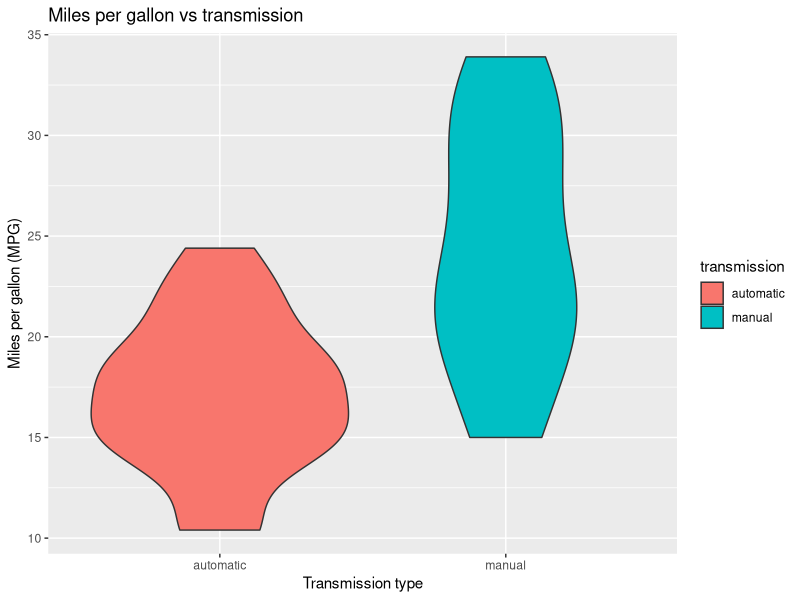
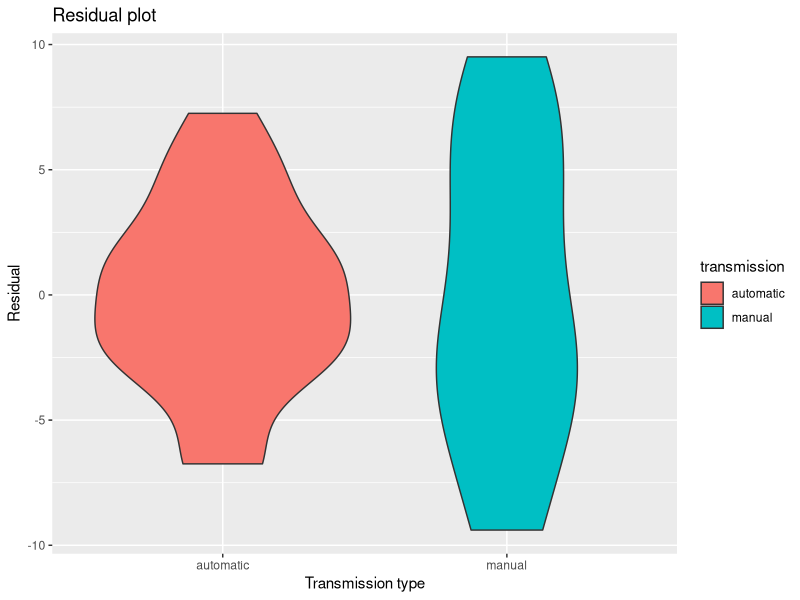
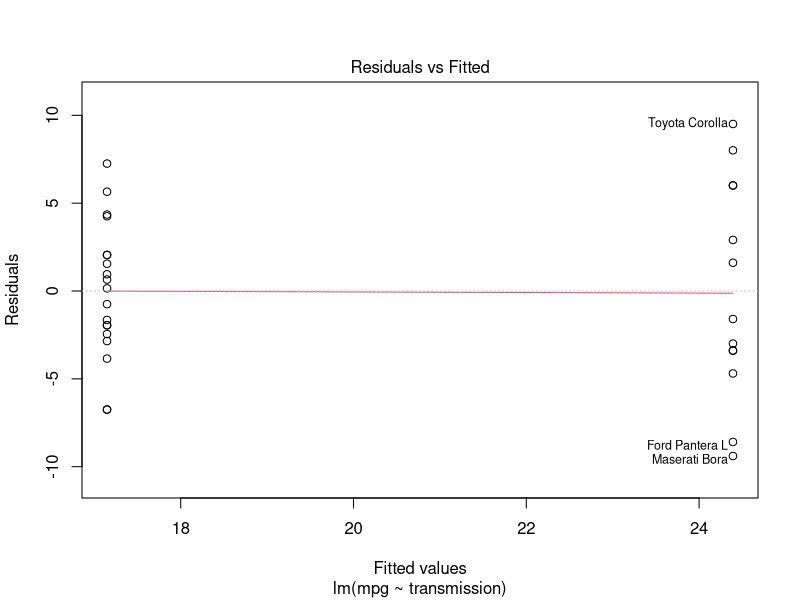
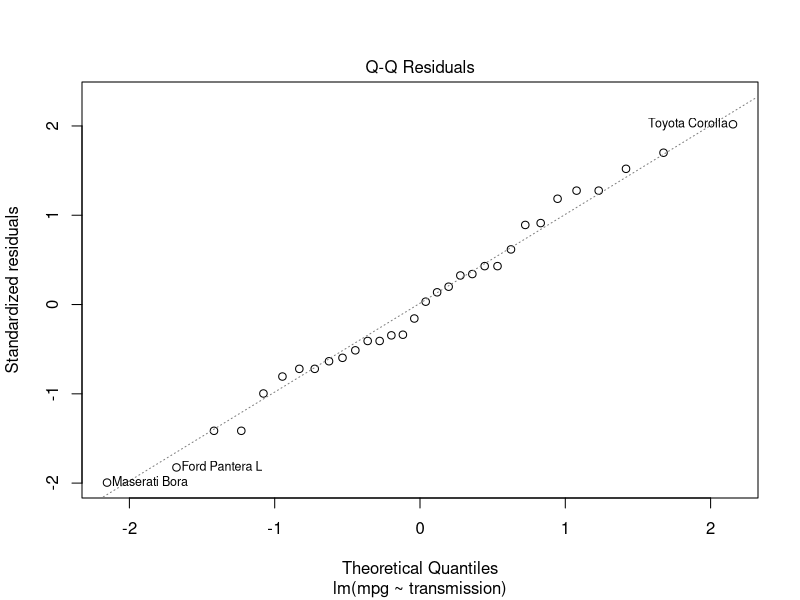
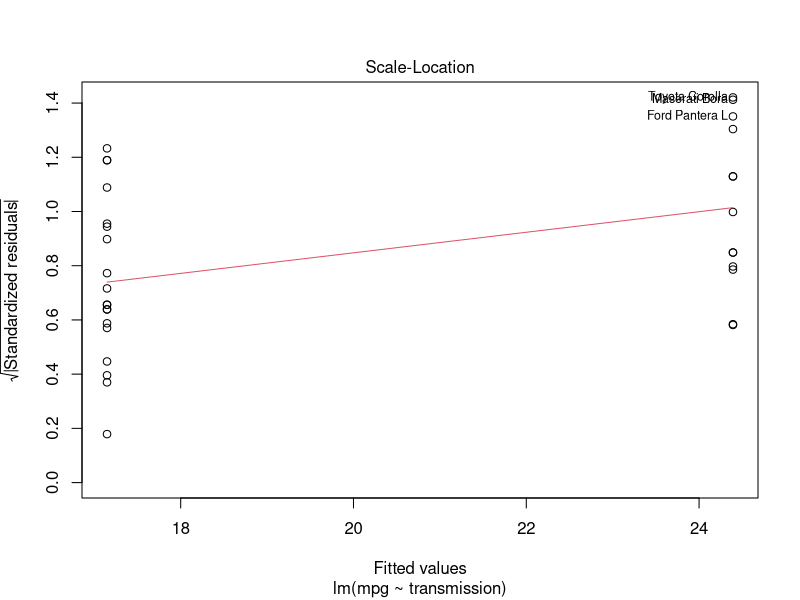
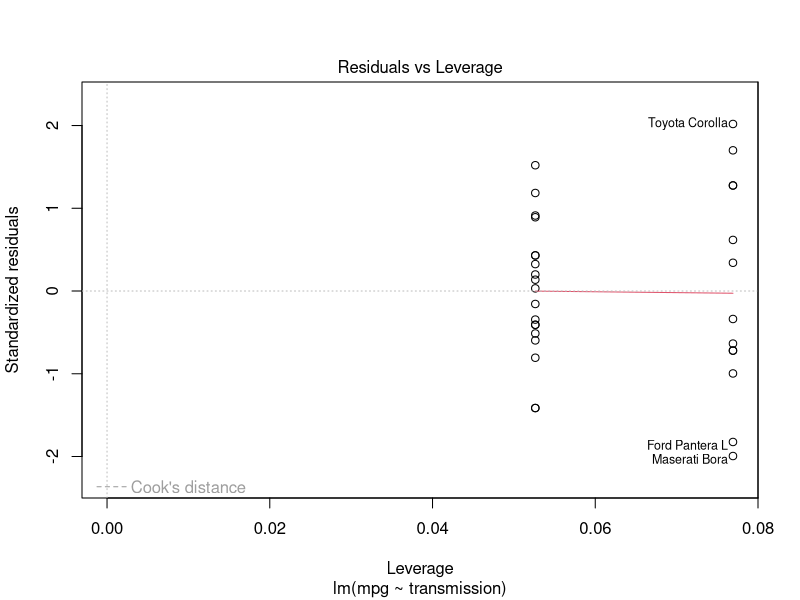
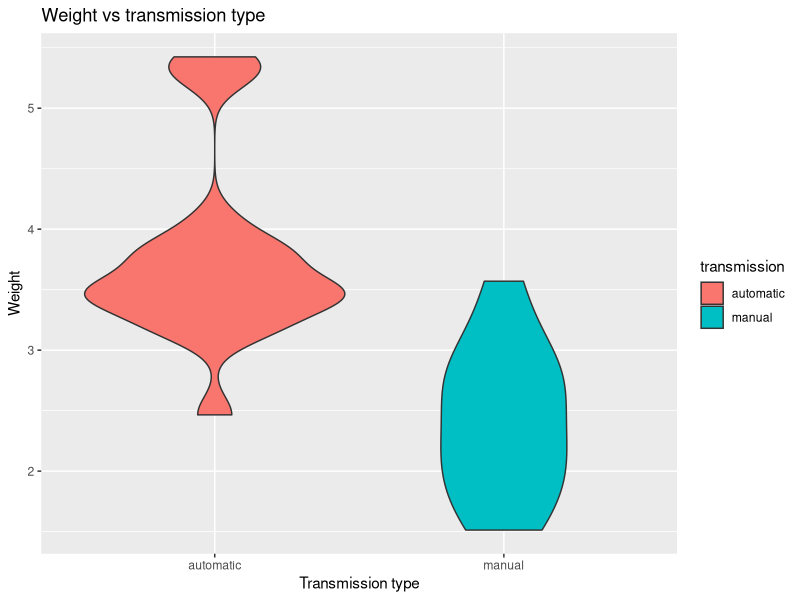

The R script that drew these images, in order:
## ---- chunk 1
library(dplyr)
library(ggplot2)
df <- mtcars %>%
    mutate(transmission = ifelse(am==0,"automatic","manual")) %>%
    mutate(am = as.factor(am)) %>%
    mutate(transmission = as.factor(transmission))
## ---- chunk 2
fit <- lm(mpg ~ transmission, data = df)
b <- round(dfbetas(fit)[,2],3)
h <- round(hatvalues(fit),3)
## ---- chunk 3
fit.wt <- lm(wt ~ transmission, data = df)
## ---- chunk 4
fit.wt.am <- lm(mpg ~ transmission+wt, data = df)
## ---- chunk 5
ggplot(data=df, aes(x=transmission,y=mpg)) +
    geom_violin(aes(fill=transmission)) + 
    labs(x = "Transmission type",
         y="Miles per gallon (MPG)",
         title="Miles per gallon vs transmission");
## ---- chunk 6
df <- df %>%
    mutate(residual = resid(fit))
ggplot(data=df, aes(x=transmission,y=residual)) +
    geom_violin(aes(fill=transmission)) + 
    labs(x = "Transmission type",
         y="Residual",
         title="Residual plot");
## ---- chunk 7
par(mfrow=c(1,1))
plot(fit)
## ---- chunk 8
ggplot(data=df, aes(x=transmission,y=wt)) +
    geom_violin(aes(fill=transmission)) + 
    labs(x = "Transmission type",
         y = "Weight",
         title="Weight vs transmission type");
